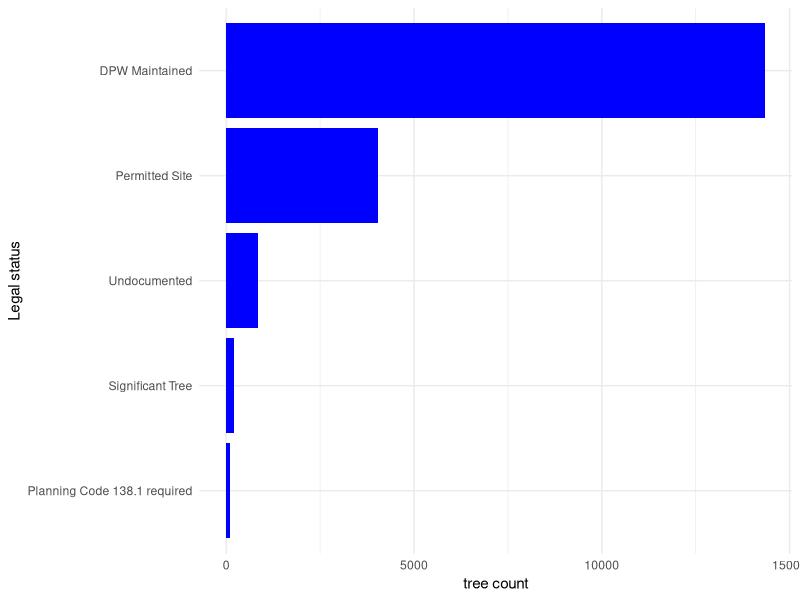
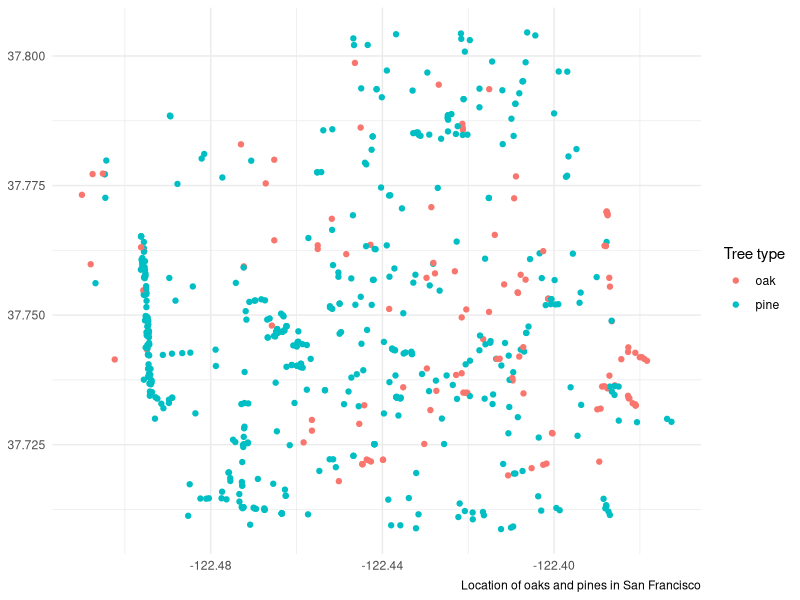

Write R code to recreate these figures, in order.
## ---- chunk 1
library(tidyverse)
## ---- chunk 2
sfo_trees_df <- read_csv('sfo_trees_sample.csv')
## ---- chunk 3
sfo_trees_df %>%
  group_by(LegalStatus) %>%
  summarize(tree_count = n())

top_5_status <- sfo_trees_df %>%
  group_by(LegalStatus) %>%
  summarize(tree_count = n()) %>%
  ungroup() %>%
  slice_max(tree_count, n = 5)
## ---- chunk 4
ggplot(top_5_status, 
       aes(y = fct_reorder(LegalStatus, tree_count), 
           x = tree_count)) +
  geom_col(fill = 'blue') +
  labs(y = 'Legal status', x = 'tree count') +
  theme_minimal()
## ---- chunk 5
oak_pine_df <- sfo_trees_df %>%
  filter(str_detect(Species, "Oak") | str_detect(Species, 'Pine')) %>%
  select(Species, LegalStatus, PlantDate, Latitude, Longitude) %>%
  mutate(type = ifelse(str_detect(Species, 'Oak'), 'oak', 'pine'))
## ---- chunk 6
ggplot(data = oak_pine_df, aes(x = Longitude, y = Latitude, color = type)) +
  geom_point() +
  theme_minimal() +
  theme(axis.title = element_blank()) +
  labs(color = 'Tree type',
       caption = 'Location of oaks and pines in San Francisco')
